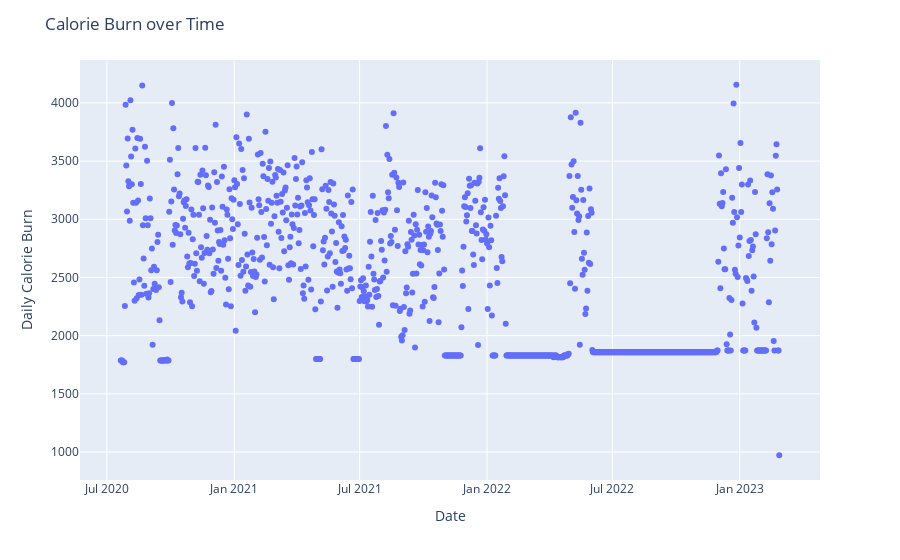

Write notebook code for a chart like this one.
### Code cell
# creates scatter plot with plotly
scatter_fig = px.scatter(min_df, x="date", y="calories_burned")
scatter_fig.update_layout(xaxis_title="Date", yaxis_title="Daily Calorie Burn", title="Calorie Burn over Time")

scatter_fig.show()

### Figure 1 — Plotly figure (JSON) as saved in the notebook; plotly's stock layout.template omitted (floating-point values rounded to 4 significant figures; data arrays with more than 128 entries replaced by an {"elided": "..."} marker saying what was removed)
{"data": [{"hovertemplate": "date=%{x}<br>calories_burned=%{y}<extra></extra>", "legendgroup": "", "marker": {"color": "#636efa", "symbol": "circle"}, "mode": "markers", "name": "", "orientation": "v", "showlegend": false, "type": "scatter", "x": {"elided": "952 str values"}, "xaxis": "x", "y": {"elided": "952 float values"}, "yaxis": "y"}], "layout": {"legend": {"tracegroupgap": 0}, "margin": {"t": 60}, "title": {"text": "Calorie Burn over Time"}, "xaxis": {"anchor": "y", "domain": [0, 1], "title": {"text": "Date"}}, "yaxis": {"anchor": "x", "domain": [0, 1], "title": {"text": "Daily Calorie Burn"}}}}
